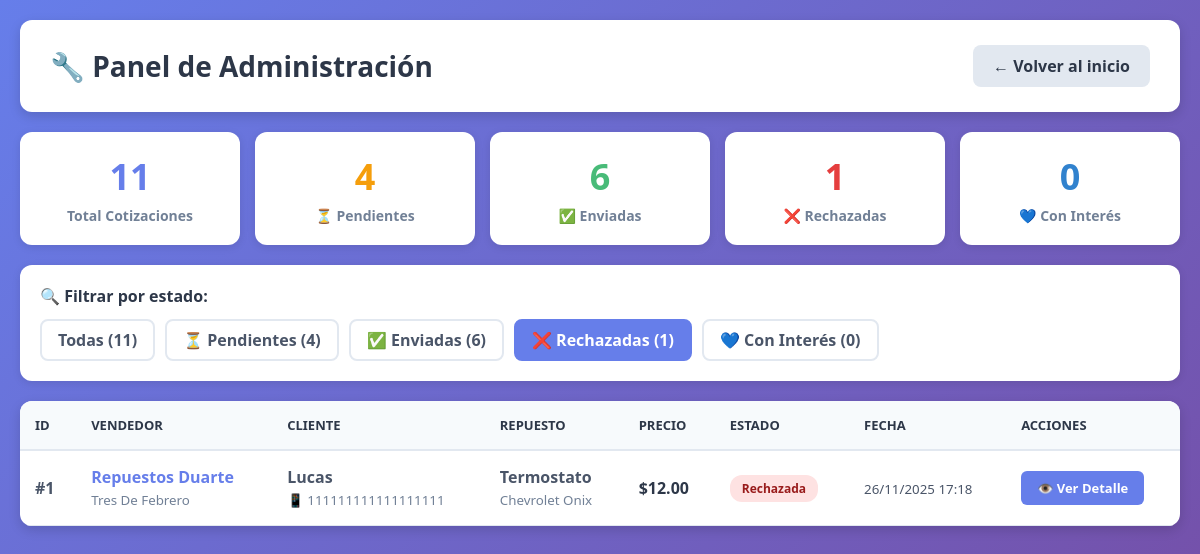
/vender/admin/cotizaciones/?estado=rechazada (signed in), run on the app's committed database.
### core/models.py (models this page shows, shortened)
class Cotizacion(models.Model):
    ESTADOS = [
        ("pendiente", "Pendiente de revisión"),
        ("enviada", "Enviada al cliente"),
        ("rechazada", "Rechazada"),
        ("cliente_interesado", "Cliente interesado"),
    ]
    solicitud = models.ForeignKey(
        SolicitudCompra,
        on_delete=models.CASCADE,
        related_name="cotizaciones"
    )
    vendedor = models.ForeignKey(
        VendedorEmpresa,
        on_delete=models.CASCADE,
        related_name="cotizaciones"
    )
    precio = models.DecimalField(max_digits=12, decimal_places=2, verbose_name="Precio")
    comentarios = models.TextField(blank=True, verbose_name="Comentarios")
    estado = models.CharField(
        max_length=20,
        choices=ESTADOS,
        default="pendiente",
        verbose_name="Estado"
    )
    fecha_creacion = models.DateTimeField(auto_now_add=True)
    fecha_envio = models.DateTimeField(null=True, blank=True)
    class Meta:
        verbose_name = "Cotización"
        verbose_name_plural = "Cotizaciones"
        unique_together = ['solicitud', 'vendedor']
        ordering = ['-fecha_creacion']

class VendedorEmpresa(models.Model):
    user = models.OneToOneField(User, on_delete=models.CASCADE, related_name='vendedor_empresa')
    nombre_empresa = models.CharField(max_length=200, verbose_name="Nombre de la Empresa")
    cuit = models.CharField(max_length=13, verbose_name="CUIT", unique=True)
    telefono = models.CharField(max_length=20, verbose_name="Teléfono")
    direccion = models.CharField(max_length=300, verbose_name="Dirección")
    localidad = models.CharField(max_length=200, verbose_name="Localidad")
    provincia = models.CharField(max_length=200, verbose_name="Provincia")
    web_ig = models.CharField(max_length=200, verbose_name="Web/Instagram", blank=True)
    latitud = models.DecimalField(max_digits=10, decimal_places=7, verbose_name="Latitud", null=True, blank=True)
    longitud = models.DecimalField(max_digits=10, decimal_places=7, verbose_name="Longitud", null=True, blank=True)
    fecha_registro = models.DateTimeField(auto_now_add=True)
    activo = models.BooleanField(default=True)
    class Meta:
        verbose_name = "Vendedor Empresa"
        verbose_name_plural = "Vendedores Empresas"

class SolicitudCompra(models.Model):
    URGENCIA_CHOICES = [
        ('baja', 'Baja - Puedo esperar'),
        ('media', 'Media - Lo necesito pronto'),
        ('alta', 'Alta - Urgente'),
        ('super_alta', 'Super Alta - Muy Urgente (en hora)'),
    ]
    CATEGORIA_CHOICES = [
        ('motor', 'Motor'),
        ('transmision', 'Transmisión'),
        ('suspension', 'Suspensión'),
        ('frenos', 'Frenos'),
        ('electrico', 'Sistema Eléctrico'),
        ('carroceria', 'Carrocería'),
        ('interior', 'Interior'),
        ('otros', 'Otros'),
    ]
    marca_auto = models.CharField(max_length=100, verbose_name="Marca del Auto")
    modelo_auto = models.CharField(max_length=100, verbose_name="Modelo del Auto", blank=True)
    año_auto = models.IntegerField(verbose_name="Año del Auto", null=True, blank=True)
    nro_chasis = models.CharField(max_length=100, verbose_name="VIN/Número de Chasis", blank=True, default='')
    categoria_repuesto = models.CharField(max_length=50, choices=CATEGORIA_CHOICES, verbose_name="Categoría del Repuesto")
    repuesto_especifico = models.CharField(max_length=200, verbose_name="Repuesto Específico")
    descripcion_adicional = models.TextField(verbose_name="Descripción Adicional", blank=True)
    urgencia = models.CharField(max_length=20, choices=URGENCIA_CHOICES, verbose_name="Nivel de Urgencia")
    nombre = models.CharField(max_length=200, verbose_name="Nombre")
    celular = models.CharField(max_length=20, verbose_name="Celular", default='')
    localidad = models.CharField(max_length=200, verbose_name="Localidad", blank=True, default='')
    zona = models.CharField(max_length=200, verbose_name="Zona/Provincia", blank=True, default='')
    fecha_solicitud = models.DateTimeField(auto_now_add=True)
    activa = models.BooleanField(default=True)
    class Meta:
        verbose_name = "Solicitud de Compra"
        verbose_name_plural = "Solicitudes de Compra"
        ordering = ['-fecha_solicitud']

### quiero_vender/views.py (the view)
# urls.py: path('admin/cotizaciones/', views.admin_cotizaciones, name='admin_cotizaciones'),
@login_required(login_url='admin_login')  # ✅ Cambio: login_url apunta a admin_login
def admin_cotizaciones(request):
    if not request.user.is_superuser:
        messages.error(request, 'No tienes permisos de administrador')
        return redirect('admin_login')
    estado_filtro = request.GET.get('estado', 'pendiente')
    cotizaciones = Cotizacion.objects.select_related(
        'solicitud', 'vendedor', 'vendedor__user'
    ).all()
    if estado_filtro and estado_filtro != 'todas':
        cotizaciones = cotizaciones.filter(estado=estado_filtro)
    cotizaciones = cotizaciones.order_by('-fecha_creacion')
    contadores = {
        'total': Cotizacion.objects.count(),
        'pendiente': Cotizacion.objects.filter(estado='pendiente').count(),
        'enviada': Cotizacion.objects.filter(estado='enviada').count(),
        'rechazada': Cotizacion.objects.filter(estado='rechazada').count(),
        'cliente_interesado': Cotizacion.objects.filter(estado='cliente_interesado').count(),
    }
    context = {
        'cotizaciones': cotizaciones,
        'contadores': contadores,
        'estado_actual': estado_filtro,
        'estados_choices': Cotizacion.ESTADOS,
    }
    return render(request, 'admin_cotizaciones.html', context)

### quiero_vender/templates/admin_cotizaciones.html (shortened to what this page needs)
{% load static %}
<!DOCTYPE html>
<html lang="es">
<head>
</head>
<body>
    <div class="container">
        <div class="header">
            <h1>🔧 Panel de Administración</h1>
            <a href="{% url 'index' %}" class="btn-back">← Volver al inicio</a>
        </div>
        <div class="stats-container">
            <div class="stat-card">
                <div class="stat-number stat-total">{{ contadores.total }}</div>
                <div class="stat-label">Total Cotizaciones</div>
            </div>
            <div class="stat-card">
                <div class="stat-number stat-pendiente">{{ contadores.pendiente }}</div>
                <div class="stat-label">⏳ Pendientes</div>
            </div>
            <div class="stat-card">
                <div class="stat-number stat-enviada">{{ contadores.enviada }}</div>
                <div class="stat-label">✅ Enviadas</div>
            </div>
            <div class="stat-card">
                <div class="stat-number stat-rechazada">{{ contadores.rechazada }}</div>
                <div class="stat-label">❌ Rechazadas</div>
            </div>
            <div class="stat-card">
                <div class="stat-number stat-interesado">{{ contadores.cliente_interesado }}</div>
                <div class="stat-label">💙 Con Interés</div>
            </div>
        </div>
        <div class="filters">
            <h3>🔍 Filtrar por estado:</h3>
            <div class="filter-buttons">
                <a href="?estado=todas" class="filter-btn {% if estado_actual == 'todas' %}active{% endif %}">
                    Todas ({{ contadores.total }})
                </a>
                <a href="?estado=pendiente" class="filter-btn {% if estado_actual == 'pendiente' or not estado_actual %}active{% endif %}">
                    ⏳ Pendientes ({{ contadores.pendiente }})
                </a>
                <a href="?estado=enviada" class="filter-btn {% if estado_actual == 'enviada' %}active{% endif %}">
                    ✅ Enviadas ({{ contadores.enviada }})
                </a>
                <a href="?estado=rechazada" class="filter-btn {% if estado_actual == 'rechazada' %}active{% endif %}">
                    ❌ Rechazadas ({{ contadores.rechazada }})
                </a>
                <a href="?estado=cliente_interesado" class="filter-btn {% if estado_actual == 'cliente_interesado' %}active{% endif %}">
                    💙 Con Interés ({{ contadores.cliente_interesado }})
                </a>
            </div>
        </div>
        <div class="table-container">
            {% if cotizaciones %}
            <div class="table-wrapper">
                <table>
                    <thead>
                        <tr>
                            <th>ID</th>
                            <th>Vendedor</th>
                            <th>Cliente</th>
                            <th>Repuesto</th>
                            <th>Precio</th>
                            <th>Estado</th>
                            <th>Fecha</th>
                            <th>Acciones</th>
                        </tr>
                    </thead>
                    <tbody>
                        {% for cotizacion in cotizaciones %}
                        <tr>
                            <td><strong>#{{ cotizacion.id }}</strong></td>
                            <td>
                                <a href="{% url 'perfil_vendedor_admin' cotizacion.vendedor.id %}"
                                   style="color: #667eea; text-decoration: none; font-weight: 600;">
                                    {{ cotizacion.vendedor.nombre_empresa }}
                                </a>
                                <br>
                                <small style="color: #718096;">{{ cotizacion.vendedor.localidad }}</small>
                            </td>
                            <td>
                                <strong>{{ cotizacion.solicitud.nombre }}</strong><br>
                                <small style="color: #718096;">📱 {{ cotizacion.solicitud.celular }}</small>
                            </td>
                            <td>
                                <strong>{{ cotizacion.solicitud.repuesto_especifico }}</strong><br>
                                <small style="color: #718096;">
                                    {{ cotizacion.solicitud.marca_auto }} {{ cotizacion.solicitud.modelo_auto }}
                                </small>
                            </td>
                            <td>
                                <strong style="color: #2d3748; font-size: 16px;">${{ cotizacion.precio }}</strong>
                            </td>
                            <td>
                                <span class="badge badge-{{ cotizacion.estado }}">
                                    {{ cotizacion.get_estado_display }}
                                </span>
                            </td>
                            <td>
                                <small>{{ cotizacion.fecha_creacion|date:"d/m/Y H:i" }}</small>
                            </td>
                            <td>
                                <a href="{% url 'detalle_cotizacion' cotizacion.id %}"
                                   class="btn-action btn-primary">
                                    👁️ Ver Detalle
                                </a>
                            </td>
                        </tr>
                        {% endfor %}
                    </tbody>
                </table>
            </div>
            {% else %}
            <div class="empty-state">
                <div class="empty-state-icon">📭</div>
                <h3>No hay cotizaciones {{ estado_actual|default:"pendientes" }}</h3>
                <p>Cambia el filtro para ver otras cotizaciones</p>
            </div>
            {% endif %}
        </div>
    </div>
</body>
</html>

### quiero_vender/templates/admin_cotizaciones.html (style rules this page uses)
* { margin: 0; padding: 0; box-sizing: border-box; }
body { font-family: 'Segoe UI', Tahoma, Geneva, Verdana, sans-serif; background: linear-gradient(135deg, #667eea 0%, #764ba2 100%); min-height: 100vh; padding: 20px; }
.container { max-width: 1400px; margin: 0 auto; }
.header { background: white; padding: 25px 30px; border-radius: 12px; margin-bottom: 20px; box-shadow: 0 4px 12px rgba(0,0,0,0.15); display: flex; justify-content: space-between; align-items: center; }
.header h1 { font-size: 28px; color: #2d3748; display: flex; align-items: center; gap: 10px; }
.btn-back { padding: 10px 20px; background: #e2e8f0; color: #2d3748; text-decoration: none; border-radius: 8px; font-weight: 600; transition: all 0.3s; }
.stats-container { display: grid; grid-template-columns: repeat(auto-fit, minmax(200px, 1fr)); gap: 15px; margin-bottom: 20px; }
.stat-card { background: white; padding: 20px; border-radius: 12px; box-shadow: 0 2px 8px rgba(0,0,0,0.1); text-align: center; transition: transform 0.3s; }
.stat-number { font-size: 36px; font-weight: 700; margin-bottom: 5px; }
.stat-label { font-size: 14px; color: #718096; font-weight: 600; }
.stat-total { color: #667eea; }
.stat-pendiente { color: #f59e0b; }
.stat-enviada { color: #48bb78; }
.stat-rechazada { color: #e53e3e; }
.stat-interesado { color: #3182ce; }
.filters { background: white; padding: 20px; border-radius: 12px; margin-bottom: 20px; box-shadow: 0 2px 8px rgba(0,0,0,0.1); }
.filters h3 { font-size: 16px; margin-bottom: 12px; color: #2d3748; }
.filter-buttons { display: flex; gap: 10px; flex-wrap: wrap; }
.filter-btn { padding: 8px 16px; border: 2px solid #e2e8f0; background: white; border-radius: 8px; cursor: pointer; font-weight: 600; transition: all 0.3s; text-decoration: none; color: #4a5568; }
.filter-btn.active { background: #667eea; color: white; border-color: #667eea; }
.table-container { background: white; border-radius: 12px; box-shadow: 0 4px 12px rgba(0,0,0,0.15); overflow: hidden; }
.table-wrapper { overflow-x: auto; }
table { width: 100%; border-collapse: collapse; }
thead { background: #f7fafc; }
th { padding: 15px; text-align: left; font-weight: 700; color: #2d3748; border-bottom: 2px solid #e2e8f0; font-size: 13px; text-transform: uppercase; }
td { padding: 15px; border-bottom: 1px solid #e2e8f0; color: #4a5568; }
.badge { padding: 5px 12px; border-radius: 12px; font-size: 12px; font-weight: 600; display: inline-block; }
.badge-rechazada { background: #fee2e2; color: #991b1b; }
.btn-action { padding: 8px 16px; border: none; border-radius: 6px; cursor: pointer; font-weight: 600; transition: all 0.3s; text-decoration: none; display: inline-block; font-size: 13px; }
.btn-primary { background: #667eea; color: white; }

### data on the page
Cotizacion: id "1", vendedor.nombre_empresa "Repuestos Duarte", vendedor.localidad "Tres De Febrero", solicitud.nombre "Lucas", solicitud.celular "111111111111111111", solicitud.repuesto_especifico "Termostato", solicitud.marca_auto "Chevrolet", solicitud.modelo_auto "Onix", precio "12.00", estado "Rechazada", fecha_creacion "26/11/2025 17:18"

### other printed values
{{ contadores.total }} "11"
{{ contadores.pendiente }} "4"
{{ contadores.enviada }} "6"
{{ contadores.rechazada }} "1"
{{ contadores.cliente_interesado }} "0"
